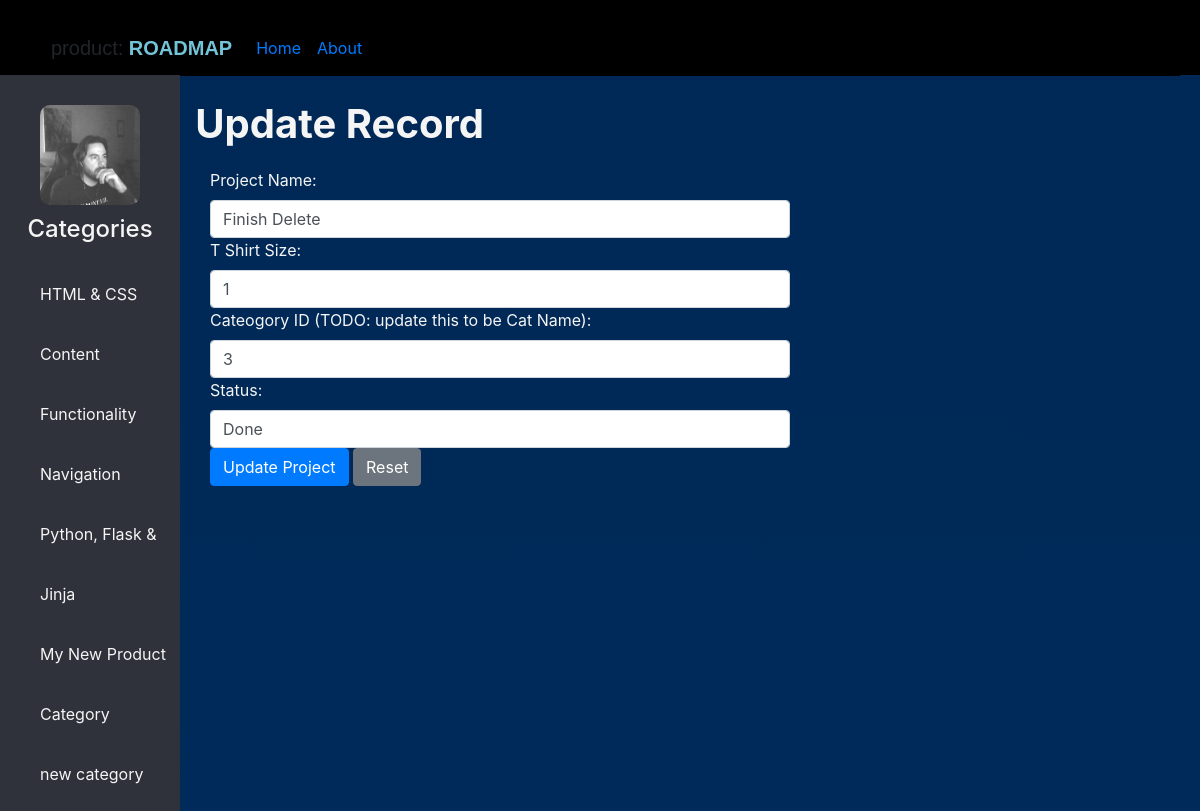
The app's page /update/9 with its own data.
### tables this page shows
CREATE TABLE "categories" (
	"category"	TEXT NOT NULL UNIQUE,
	"categoryid"	INTEGER NOT NULL PRIMARY KEY AUTOINCREMENT UNIQUE,
	"product"	TEXT NOT NULL,
	"date"	INTEGER NOT NULL
);

CREATE TABLE "projects" (
	"project"	TEXT NOT NULL UNIQUE,
	"projectid"	INTEGER NOT NULL PRIMARY KEY AUTOINCREMENT UNIQUE,
	"tshirtsize"	INTEGER,
	"categoryid"	INTEGER,
	"status"	TEXT NOT NULL DEFAULT 'To Do',
	FOREIGN KEY("categoryid") REFERENCES "categories"("categoryid") ON UPDATE CASCADE ON DELETE CASCADE
);

### application.py (the view)
@app.route('/update/<string:project_id>', methods=["GET", "POST"])
def update(project_id):
    update_project = db.session.query(Projects).get(project_id)
    if request.method == "POST":
        update_project.project = request.form.get("project")
        update_project.tshirtsize = request.form.get("tshirtsize")
        update_project.categoryid = request.form.get("categoryid")
        update_project.status = request.form.get("status")
        try:
            db.session.commit()
            return redirect(f"/project/{update_project.categoryid}")
        except:
            return "There was a problem updating the record..."
    else:
        update_record = update_project
        return render_template("update.html", update_record=update_record)

### application.py (called while the page is built)
@app.after_request
def after_request(response):
    response.headers["Cache-Control"] = "no-cache, no-store, must-revalidate"
    response.headers["Expires"] = 0
    response.headers["Pragma"] = "no-cache"
    return response

@app.context_processor
def context_processor():
    categories = db.session.query(Categories.category, Categories.categoryid, Categories.product, Categories.date)
    projects = db.session.query(Projects.project, Projects.projectid, Projects.tshirtsize, Projects.categoryid, Projects.status)
    stories = db.session.query(Stories.story, Stories.storyid, Stories.tshirtsize, Stories.date, Stories.projectid, Stories.status)
    return dict(categories=categories, projects=projects)

### templates/update.html
{% extends "layout.html" %}
{% block content %}
    <div class="content-header">
        <h1><b>Update Record</b></h1>
    </div>
    <form action="/update/{{ update_record.projectid }}" method="POST">
        <div class="form-group">
            <label for="project">Project Name:</label>
            <input autocomplete="off" class="form-control" name="project" value="{{ update_record.project }}" type="text">
            <label for="tshirtsize">T Shirt Size:</label>
            <input autocomplete="off" class="form-control" name="tshirtsize" value="{{ update_record.tshirtsize }}" type="text">
            <label for="categoryid">Cateogory ID (TODO: update this to be Cat Name):</label>
            <input autocomplete="off" class="form-control" name="categoryid" value="{{ update_record.categoryid }}" type="text">
            <label for="status">Status:</label>
            <input autocomplete="on" autofocus class="form-control" name="status" value="{{ update_record.status }}" type="text">
            <button class="btn btn-primary" type="submit">Update Project</button>
            <button class="btn btn-secondary" type="reset">Reset</button>
        </div>
    </form>
{% endblock %}

### templates/layout.html (shortened to what this page needs)
<!DOCTYPE html>
<html lang="en">
        <head>
            <link rel="stylesheet" href="{{ url_for('static', filename='styles.css')}}">
            <link href="https://stackpath.bootstrapcdn.com/bootstrap/4.5.0/css/bootstrap.min.css" rel="stylesheet">
        </head>
        <body>
            <header>
                <nav class="navbar navbar-expand-lg">
                    <div class="container-fluid">
                        <a class="navbar-brand">product: <b><span>ROADMAP</span></b></a>
                        <div class="collapse navbar-collapse" id="navbarNavDropdown">
                            <ul class="navbar-nav">
                                <li class="nav-item">
                                    <a class="nav-link {% if request.path == '/' %}active{% endif %}" href="/">Home</a>
                                </li>
                                <li class="nav-item">
                                    <a class="nav-link {% if request.path == '/about' %}active{% endif %}" href="/about">About</a>
                                </li>
                            </ul>
                        </div>
                    </div>
                </nav>
            </header>
            <div class="sidebar">
                <center>
                    <img src="{{url_for('static', filename='me.png')}}" class="profile_image" alt="">
                    <h4>Categories</h4>
                </center>
                {% for row in categories %}
                <a href='/project/{{ row.categoryid }}'>{{ row.category }}</a>
                {% endfor %}
            </div>
                <div class="content">
                    {% block content %}
                    {% endblock %}
                </div>
        </body>
</html>

### static/styles.css (style rules this page uses)
body { margin: 0; padding: 0; font-family: "Monaco", sans-serif; z-index: -6; }
.navbar-brand { font-family: "Monaco", sans-serif; color: whitesmoke; }
span { color: #73C4D8; text-transform: uppercase; }
.navbar { background: black; }
header { position: fixed; background: black; padding: 20px; width: 100%; height: 75px; }
.sidebar { background: #2F323A; margin-top: 75px; padding-top: 30px; position: fixed; float: left; left: 0; width: 15%; height: 100%; }
.content { margin-left: 15%; background-image: linear-gradient(to bottom,#002856, #00447c, whitesmoke); background-size: cover; float: right; height: 200%; width: 85%; color: whitesmoke; position: absolute; z-index: -2; }
.content-header { margin-top:100px; margin-left:1.5%; width: 1000px; }
.form-group { margin-top: 10px; margin-left: 20px; padding: 10px; max-width: 600px; }
.sidebar a { color: whitesmoke; display: block; width: 100%; line-height:60px; text-decoration: none; padding-left: 40px; box-sizing: border-box; }
.sidebar .profile_image { width: 100px; height: 100px; border-radius: 10px; margin-bottom: 10px; }
.sidebar h4 { color: whitesmoke; margin-top: 0; margin-bottom: 20px; }

### records on screen
categories: category "HTML & CSS"
categories: category "Content"
categories: category "Functionality"
categories: category "Navigation"
categories: category "Python, Flask & Jinja"
categories: category "My New Product Category"
categories: category "new category"
projects: project "Finish Delete", tshirtsize "1", categoryid "3", status "Done"
